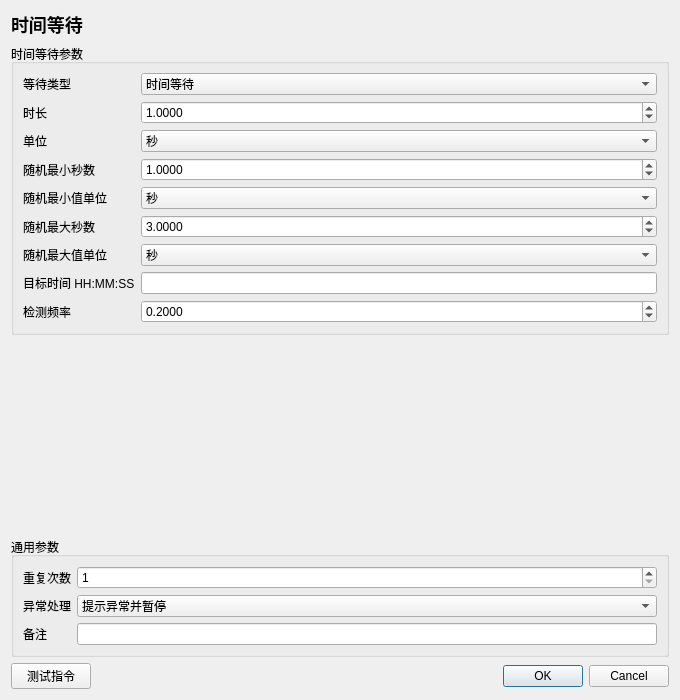
<?xml version="1.0" encoding="UTF-8"?>
<ui version="4.0"><class>InstructionEditor</class><widget class="QDialog" name="InstructionEditor">
<property name="geometry"><rect><x>0</x><y>0</y><width>680</width><height>700</height></rect></property><property name="minimumSize"><size><width>560</width><height>480</height></size></property><property name="windowTitle"><string>时间等待</string></property>
<layout class="QVBoxLayout" name="rootLayout">
<item><widget class="QLabel" name="titleLabel"><property name="text"><string>时间等待</string></property><property name="styleSheet"><string>font-size: 18px; font-weight: 600;</string></property></widget></item>
<item><widget class="QGroupBox" name="parameterGroupBox"><property name="title"><string>时间等待参数</string></property><layout class="QFormLayout" name="parameterFormLayout"><item row="0" column="0"><widget class="QLabel" name="parameterLabel_0"><property name="text"><string>等待类型</string></property></widget></item><item row="0" column="1"><widget class="QComboBox" name="parameter_0"><item><property name="text"><string>时间等待</string></property></item><item><property name="text"><string>随机等待</string></property></item><item><property name="text"><string>定时等待</string></property></item><property name="currentIndex"><number>0</number></property></widget></item>
<item row="1" column="0"><widget class="QLabel" name="parameterLabel_1"><property name="text"><string>时长</string></property></widget></item><item row="1" column="1"><widget class="QDoubleSpinBox" name="parameter_1"><property name="decimals"><number>4</number></property><property name="minimum"><double>0.000000</double></property><property name="maximum"><double>86400.000000</double></property><property name="value"><double>1.000000</double></property></widget></item>
<item row="2" column="0"><widget class="QLabel" name="parameterLabel_2"><property name="text"><string>单位</string></property></widget></item><item row="2" column="1"><widget class="QComboBox" name="parameter_2"><item><property name="text"><string>毫秒</string></property></item><item><property name="text"><string>秒</string></property></item><item><property name="text"><string>分钟</string></property></item><property name="currentIndex"><number>1</number></property></widget></item>
<item row="3" column="0"><widget class="QLabel" name="parameterLabel_3"><property name="text"><string>随机最小秒数</string></property></widget></item><item row="3" column="1"><widget class="QDoubleSpinBox" name="parameter_3"><property name="decimals"><number>4</number></property><property name="minimum"><double>0.000000</double></property><property name="maximum"><double>86400.000000</double></property><property name="value"><double>1.000000</double></property></widget></item>
<item row="4" column="0"><widget class="QLabel" name="parameterLabel_4"><property name="text"><string>随机最小值单位</string></property></widget></item><item row="4" column="1"><widget class="QComboBox" name="parameter_4"><item><property name="text"><string>毫秒</string></property></item><item><property name="text"><string>秒</string></property></item><item><property name="text"><string>分钟</string></property></item><property name="currentIndex"><number>1</number></property></widget></item>
<item row="5" column="0"><widget class="QLabel" name="parameterLabel_5"><property name="text"><string>随机最大秒数</string></property></widget></item><item row="5" column="1"><widget class="QDoubleSpinBox" name="parameter_5"><property name="decimals"><number>4</number></property><property name="minimum"><double>0.000000</double></property><property name="maximum"><double>86400.000000</double></property><property name="value"><double>3.000000</double></property></widget></item>
<item row="6" column="0"><widget class="QLabel" name="parameterLabel_6"><property name="text"><string>随机最大值单位</string></property></widget></item><item row="6" column="1"><widget class="QComboBox" name="parameter_6"><item><property name="text"><string>毫秒</string></property></item><item><property name="text"><string>秒</string></property></item><item><property name="text"><string>分钟</string></property></item><property name="currentIndex"><number>1</number></property></widget></item>
<item row="7" column="0"><widget class="QLabel" name="parameterLabel_7"><property name="text"><string>目标时间 HH:MM:SS</string></property></widget></item><item row="7" column="1"><widget class="QLineEdit" name="parameter_7"><property name="text"><string></string></property></widget></item>
<item row="8" column="0"><widget class="QLabel" name="parameterLabel_8"><property name="text"><string>检测频率</string></property></widget></item><item row="8" column="1"><widget class="QDoubleSpinBox" name="parameter_8"><property name="decimals"><number>4</number></property><property name="minimum"><double>0.010000</double></property><property name="maximum"><double>60.000000</double></property><property name="value"><double>0.200000</double></property></widget></item></layout></widget></item>
<item><spacer name="verticalSpacer"><property name="orientation"><enum>Qt::Vertical</enum></property><property name="sizeHint" stdset="0"><size><width>20</width><height>20</height></size></property></spacer></item>
<item><widget class="QGroupBox" name="commonGroupBox"><property name="title"><string>通用参数</string></property><layout class="QFormLayout" name="commonFormLayout">
<item row="0" column="0"><widget class="QLabel" name="repeatLabel"><property name="text"><string>重复次数</string></property></widget></item><item row="0" column="1"><widget class="QSpinBox" name="repeatSpinBox"><property name="minimum"><number>1</number></property><property name="maximum"><number>999999</number></property><property name="value"><number>1</number></property></widget></item>
<item row="1" column="0"><widget class="QLabel" name="errorPolicyLabel"><property name="text"><string>异常处理</string></property></widget></item><item row="1" column="1"><widget class="QComboBox" name="errorPolicyComboBox"><item><property name="text"><string>自动跳过</string></property></item><item><property name="text"><string>提示异常并暂停</string></property></item><item><property name="text"><string>提示异常并停止</string></property></item><property name="currentIndex"><number>1</number></property></widget></item>
<item row="2" column="0"><widget class="QLabel" name="noteLabel"><property name="text"><string>备注</string></property></widget></item><item row="2" column="1"><widget class="QLineEdit" name="noteEdit"/></item>
</layout></widget></item>
<item><layout class="QHBoxLayout" name="footerLayout"><item><widget class="QPushButton" name="testButton"><property name="text"><string>测试指令</string></property></widget></item><item><spacer name="footerSpacer"><property name="orientation"><enum>Qt::Horizontal</enum></property><property name="sizeHint" stdset="0"><size><width>40</width><height>20</height></size></property></spacer></item><item><widget class="QDialogButtonBox" name="buttonBox"><property name="standardButtons"><set>QDialogButtonBox::Cancel|QDialogButtonBox::Ok</set></property></widget></item></layout></item>
</layout></widget><resources/><connections/></ui>
